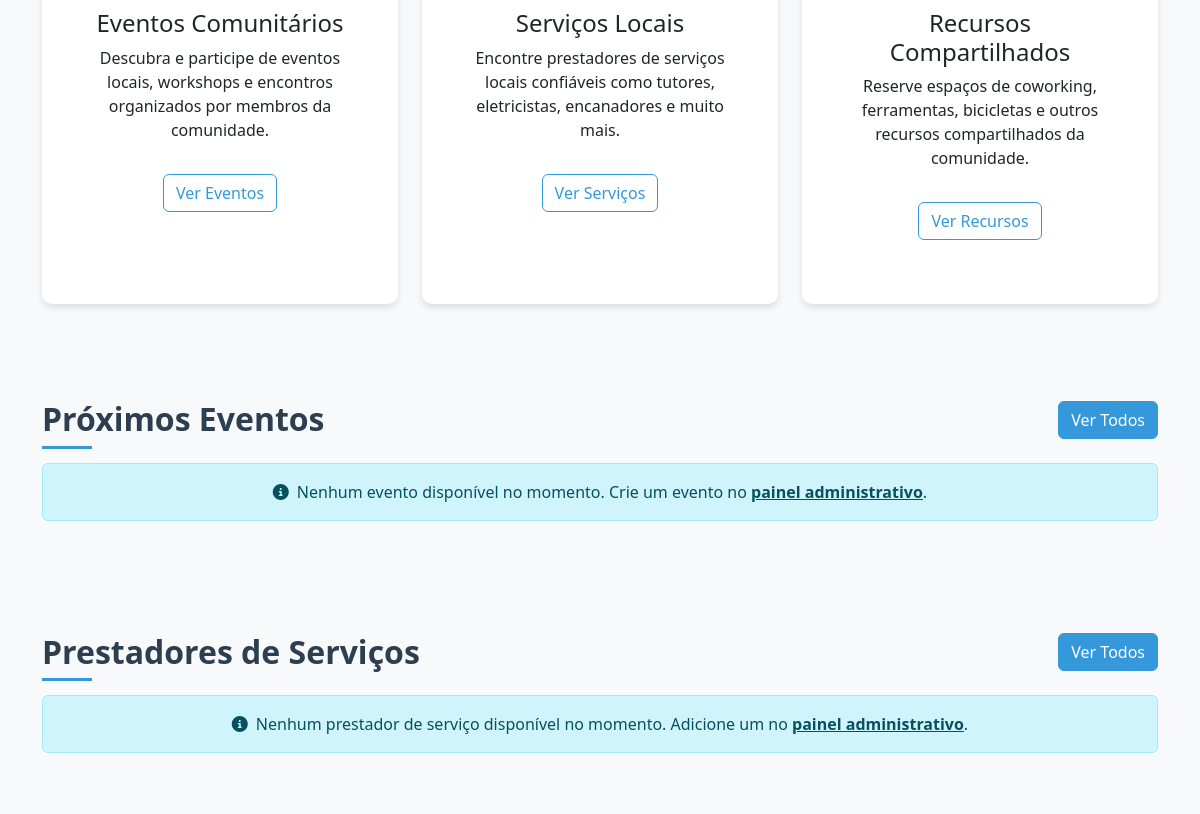
The app's page / (middle part), older data.
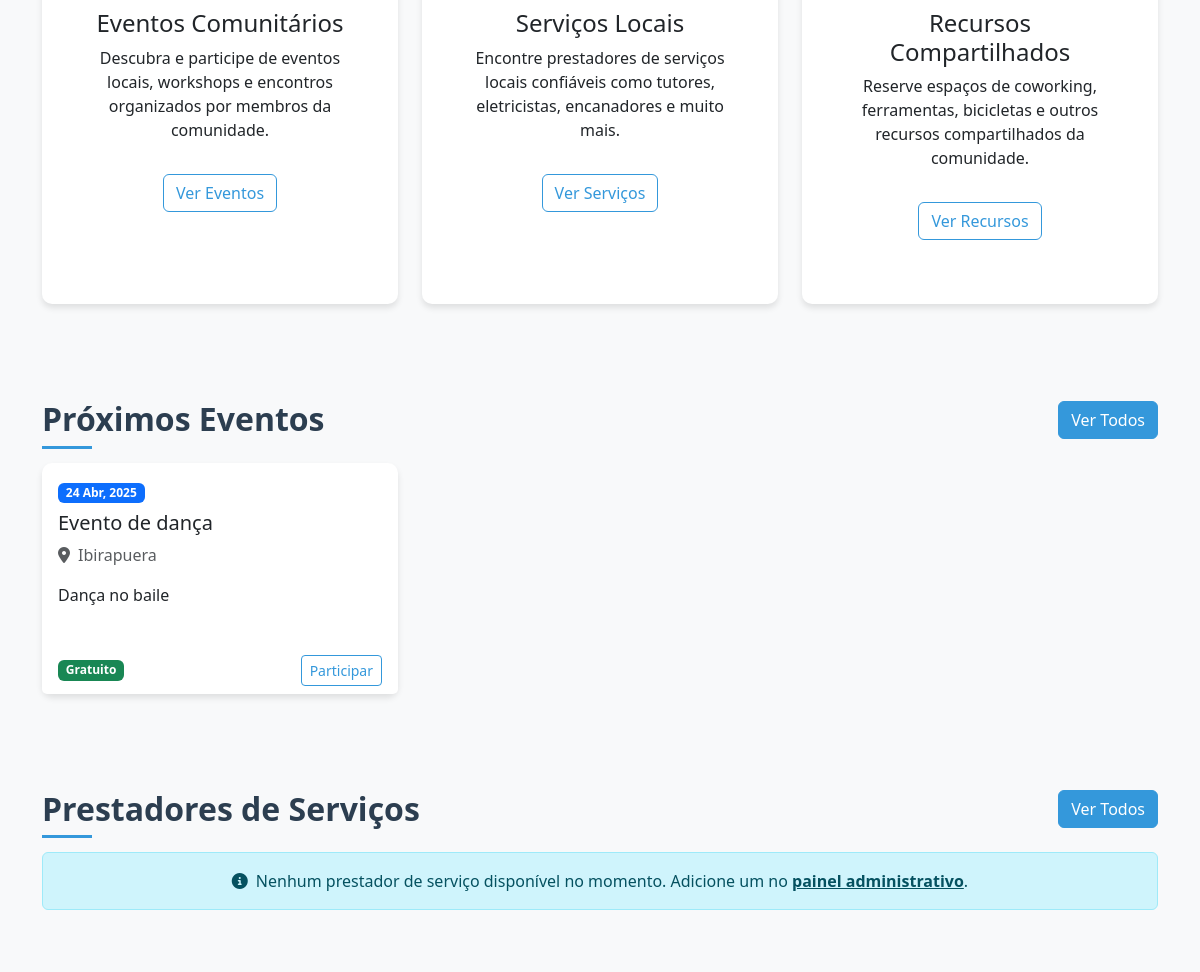
The same page, newer data.
### api/models.py (models this page shows, shortened)
class CommunityEvent(models.Model):
    title = models.CharField(max_length=100, verbose_name='Título')
    description = models.TextField(verbose_name='Descrição')
    organizer = models.ForeignKey(User, on_delete=models.CASCADE, related_name='organized_events', verbose_name='Organizador')
    location = models.CharField(max_length=255, verbose_name='Local')
    start_date = models.DateTimeField(verbose_name='Data de Início')
    end_date = models.DateTimeField(verbose_name='Data de Término')
    max_attendees = models.PositiveIntegerField(null=True, blank=True, verbose_name='Máximo de Participantes')
    is_free = models.BooleanField(default=True, verbose_name='Gratuito')
    fee = models.DecimalField(max_digits=10, decimal_places=2, null=True, blank=True, verbose_name='Taxa')
    attendees = models.ManyToManyField(User, related_name='attending_events', blank=True, verbose_name='Participantes')
    created_at = models.DateTimeField(auto_now_add=True, verbose_name='Criado em')
    updated_at = models.DateTimeField(auto_now=True, verbose_name='Atualizado em')
    class Meta:
        verbose_name = 'Evento Comunitário'
        verbose_name_plural = 'Eventos Comunitários'

### api/views.py (the view)
# urls.py: path('', index, name='index'),
def index(request):
    events = CommunityEvent.objects.all().order_by('start_date')[:3]
    service_providers = ServiceProvider.objects.filter(is_available=True)[:3]
    resources = Resource.objects.filter(is_available=True)[:3]
    context = {
        'events': events,
        'service_providers': service_providers,
        'resources': resources
    }
    return render(request, 'index.html', context)

### templates/index.html (shortened to what this page needs)
{% extends 'base.html' %}
{% block content %}
<section class="py-5">
    <div class="container">
        <div class="row g-4">
            <div class="col-md-4">
                <div class="card h-100 text-center p-4">
                    <div class="card-body">
                        <h3 class="card-title h4">Eventos Comunitários</h3>
                        <p class="card-text">Descubra e participe de eventos locais, workshops e encontros organizados por membros da comunidade.</p>
                        <a href="#eventos" class="btn btn-outline-primary mt-3">Ver Eventos</a>
                    </div>
                </div>
            </div>
            <div class="col-md-4">
                <div class="card h-100 text-center p-4">
                    <div class="card-body">
                        <h3 class="card-title h4">Serviços Locais</h3>
                        <p class="card-text">Encontre prestadores de serviços locais confiáveis como tutores, eletricistas, encanadores e muito mais.</p>
                        <a href="#servicos" class="btn btn-outline-primary mt-3">Ver Serviços</a>
                    </div>
                </div>
            </div>
            <div class="col-md-4">
                <div class="card h-100 text-center p-4">
                    <div class="card-body">
                        <h3 class="card-title h4">Recursos Compartilhados</h3>
                        <p class="card-text">Reserve espaços de coworking, ferramentas, bicicletas e outros recursos compartilhados da comunidade.</p>
                        <a href="#recursos" class="btn btn-outline-primary mt-3">Ver Recursos</a>
                    </div>
                </div>
            </div>
        </div>
    </div>
</section>
<section class="py-5 bg-light" id="eventos">
    <div class="container">
        <div class="d-flex justify-content-between align-items-center mb-4">
            <h2 class="section-title mb-0">Próximos Eventos</h2>
            <a href="#" class="btn btn-primary">Ver Todos</a>
        </div>
        <div class="row g-4" id="eventos-container">
            {% if events %}
                {% for event in events %}
                <div class="col-md-4">
                    <div class="card h-100">
                        <div class="card-body">
                            <span class="badge bg-primary mb-2">{{ event.start_date|date:"d M, Y" }}</span>
                            <h3 class="card-title h5">{{ event.title }}</h3>
                            <p class="card-text text-muted mb-3"><i class="fas fa-map-marker-alt me-2"></i>{{ event.location }}</p>
                            <p class="card-text">{{ event.description|truncatechars:100 }}</p>
                        </div>
                        <div class="card-footer bg-white border-0">
                            <div class="d-flex justify-content-between align-items-center">
                                {% if event.is_free %}
                                    <span class="badge bg-success">Gratuito</span>
                                {% else %}
                                    <span class="badge bg-primary">R$ {{ event.fee }}</span>
                                {% endif %}
                                <button class="btn btn-sm btn-outline-primary">Participar</button>
                            </div>
                        </div>
                    </div>
                </div>
                {% endfor %}
            {% else %}
                <div class="col-12 text-center">
                    <div class="alert alert-info">
                        <i class="fas fa-info-circle me-2"></i>Nenhum evento disponível no momento. Crie um evento no <a href="/admin/api/communityevent/add/" class="alert-link">painel administrativo</a>.
                    </div>
                </div>
            {% endif %}
        </div>
    </div>
</section>
<section class="py-5" id="servicos">
    <div class="container">
        <div class="d-flex justify-content-between align-items-center mb-4">
            <h2 class="section-title mb-0">Prestadores de Serviços</h2>
            <a href="#" class="btn btn-primary">Ver Todos</a>
        </div>
        <div class="row g-4" id="servicos-container">
            {% if service_providers %}
                {% for provider in service_providers %}
                <div class="col-md-4">
                    <div class="card h-100">
                        <div class="card-body">
                            <h3 class="card-title h5">{{ provider.business_name }}</h3>
                            <p class="card-text text-muted mb-3"><i class="fas fa-tag me-2"></i>{{ provider.service_type }}</p>
                            <p class="card-text">{{ provider.description|truncatechars:100 }}</p>
                            {% if provider.hourly_rate %}
                                <p class="card-text fw-bold">R$ {{ provider.hourly_rate }}/hora</p>
                            {% endif %}
                        </div>
                        <div class="card-footer bg-white border-0">
                            <div class="d-flex justify-content-between align-items-center">
                                <div>
                                    <i class="fas fa-star text-warning"></i>
                                    <i class="fas fa-star text-warning"></i>
                                    <i class="fas fa-star text-warning"></i>
                                    <i class="fas fa-star text-warning"></i>
                                    <i class="fas fa-star-half-alt text-warning"></i>
                                    <span class="ms-1">4.5</span>
                                </div>
                                <button class="btn btn-sm btn-outline-primary">Contatar</button>
                            </div>
                        </div>
                    </div>
                </div>
                {% endfor %}
            {% else %}
                <div class="col-12 text-center">
                    <div class="alert alert-info">
                        <i class="fas fa-info-circle me-2"></i>Nenhum prestador de serviço disponível no momento. Adicione um no <a href="/admin/api/serviceprovider/add/" class="alert-link">painel administrativo</a>.
                    </div>
                </div>
            {% endif %}
        </div>
    </div>
</section>
{% endblock %}

### templates/base.html (shortened to what this page needs)
<!DOCTYPE html>
<html lang="pt-br">
<head>
    <link href="https://cdn.jsdelivr.net/npm/bootstrap@5.3.0/dist/css/bootstrap.min.css" rel="stylesheet">
    <link rel="stylesheet" href="https://cdnjs.cloudflare.com/ajax/libs/font-awesome/6.4.0/css/all.min.css">
</head>
<body>
    <main>
        {% block content %}{% endblock %}
    </main>
</body>
</html>

### templates/base.html (style rules this page uses)
:root { --primary-color: #2c3e50; --secondary-color: #3498db; --accent-color: #e74c3c; --light-color: #ecf0f1; --dark-color: #2c3e50; }
body { font-family: 'Segoe UI', Tahoma, Geneva, Verdana, sans-serif; color: var(--dark-color); background-color: #f8f9fa; }
.btn-primary { background-color: var(--secondary-color); border-color: var(--secondary-color); }
.btn-outline-primary { color: var(--secondary-color); border-color: var(--secondary-color); }
.card { border: none; border-radius: 10px; box-shadow: 0 4px 6px rgba(0, 0, 0, 0.1); transition: all 0.3s ease; margin-bottom: 1.5rem; }
.section-title { position: relative; margin-bottom: 2.5rem; font-weight: 700; color: var(--primary-color); }
.section-title::after { content: ''; position: absolute; left: 0; bottom: -10px; width: 50px; height: 3px; background-color: var(--secondary-color); }

Row changes from the older to the newer data that the page shows:
added CommunityEvent: start_date "24 Abr, 2025", title "Evento de dança", location "Ibirapuera", description "Dança no baile", is_free "Gratuito"
Text that changed along with them:
text no longer shown: "Nenhum evento disponível no momento. Crie um evento no painel administrativo ."
